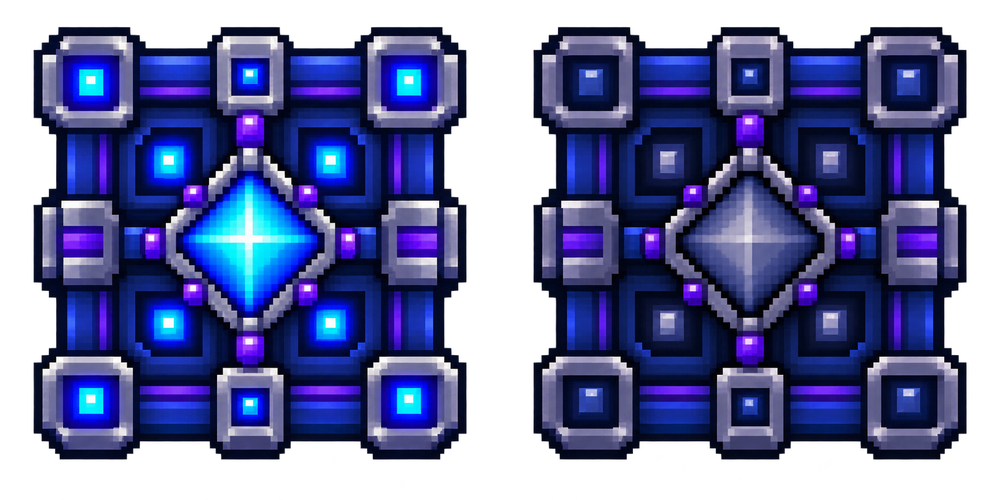
#> input picture brand-data/prompts/10-bloque-synt.png, 1000 x 500 px, shrunk from 1774 x 887 before the run, found by its file name
$ python inspect_synt.py
#> lines starting #> are read from the running program, lines starting #| are printed output that depends on the picture; after the words box and inside, x2 and y2 are one past the last pixel; in counts of white or black regions, pixels touching at a corner belong together; long printed decimals are rounded
from PIL import Image
import numpy as np

im = Image.open('brand-data/prompts/10-bloque-synt.png').convert('RGBA')
#> im is the input picture: PIL image 1000x500 RGBA; mean R, G, B, A 31.1, 37.1, 83.8, 175.1
print('10-bloque-synt size:', im.size)
#| 10-bloque-synt size: (1000, 500)
arr = np.array(im)
print('Alpha min/max/mean:', arr[:,:,3].min(), arr[:,:,3].max(), arr[:,:,3].mean())
#| Alpha min/max/mean: 0 255 175.106

# Find the bounding boxes of the active (left) and inactive (right) faces
from scipy.ndimage import label, find_objects
alpha = arr[:,:,3] > 30
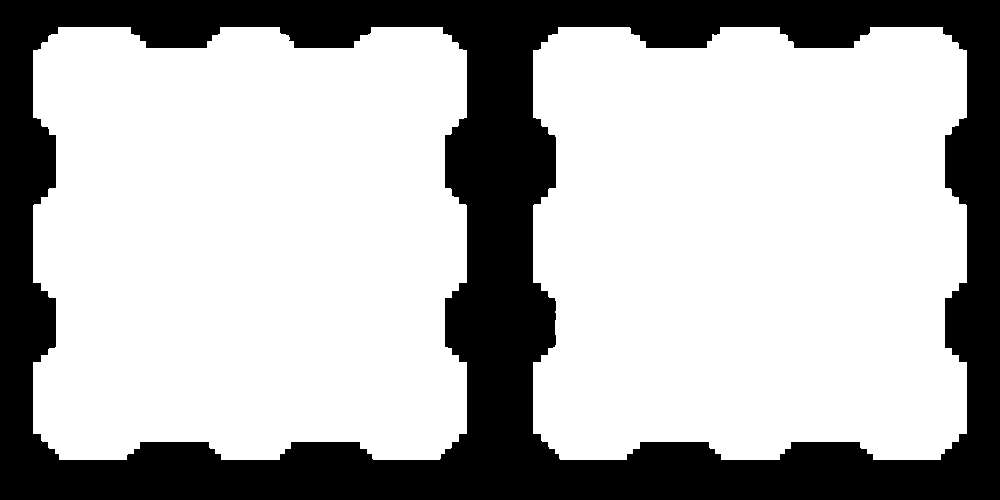
#> alpha: shape (500, 1000) bool; 69.7% white; 1 black region, box (x1, y1, x2, y2) and area: (0, 0, 1000, 500) 151492
lbl, n = label(alpha)
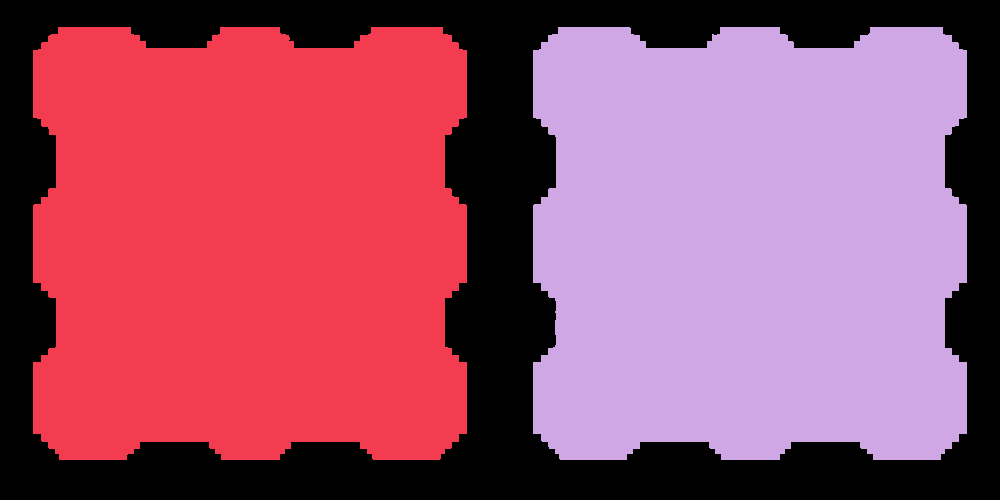
#> lbl: shape (500, 1000) int32; 3 distinct labels, from 0 to 2; one colour per label, 0 black
#> n = 2
objs = find_objects(lbl)
#> objs = 2 items
print(f'Found {n} objects in 10-bloque-synt')
#| Found 2 objects in 10-bloque-synt
for i, sl in enumerate(objs):
    sy, sx = sl
    w = sx.stop - sx.start
    h = sy.stop - sy.start
    if w >= 50 and h >= 50:
        print(f'  #{i}: box=({sx.start}, {sy.start}, {sx.stop}, {sy.stop}), size={w}x{h}')
#> this loop made 2 passes
#> (w, h) on passes 1 to 2: (434, 433), (434, 433)
#|   #0: box=(33, 27, 467, 460), size=434x433
#|   #1: box=(533, 27, 967, 460), size=434x433

$ run again, with brand-data/prompts/ChatGPT Image 29 ago 2026, 03_16_33 a.m..png copied over brand-data/prompts/10-bloque-synt.png
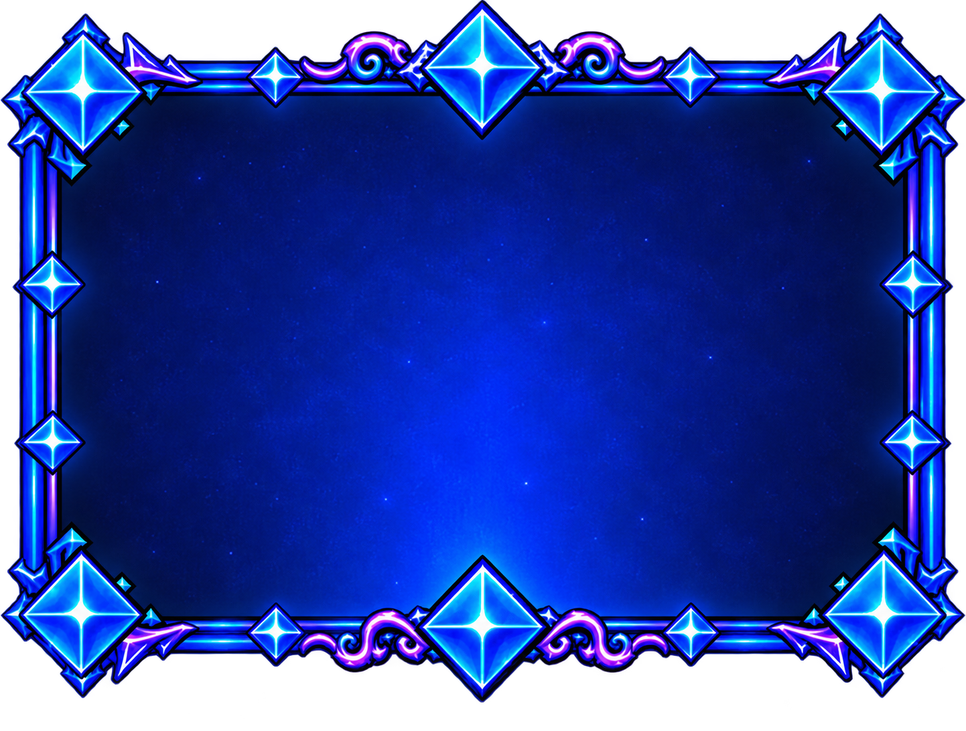
#> input picture brand-data/prompts/ChatGPT Image 29 ago 2026, 03_16_33 a.m..png, 966 x 731 px, shrunk from 1442 x 1091 before the run, found by its file name
#> im is the input picture: PIL image 966x731 RGBA; mean R, G, B, A 8.2, 31.9, 124.1, 204.9
#| 10-bloque-synt size: (966, 731)
#| Alpha min/max/mean: 0 255 204.908
#> `alpha = arr[:,:,3] > 30`:
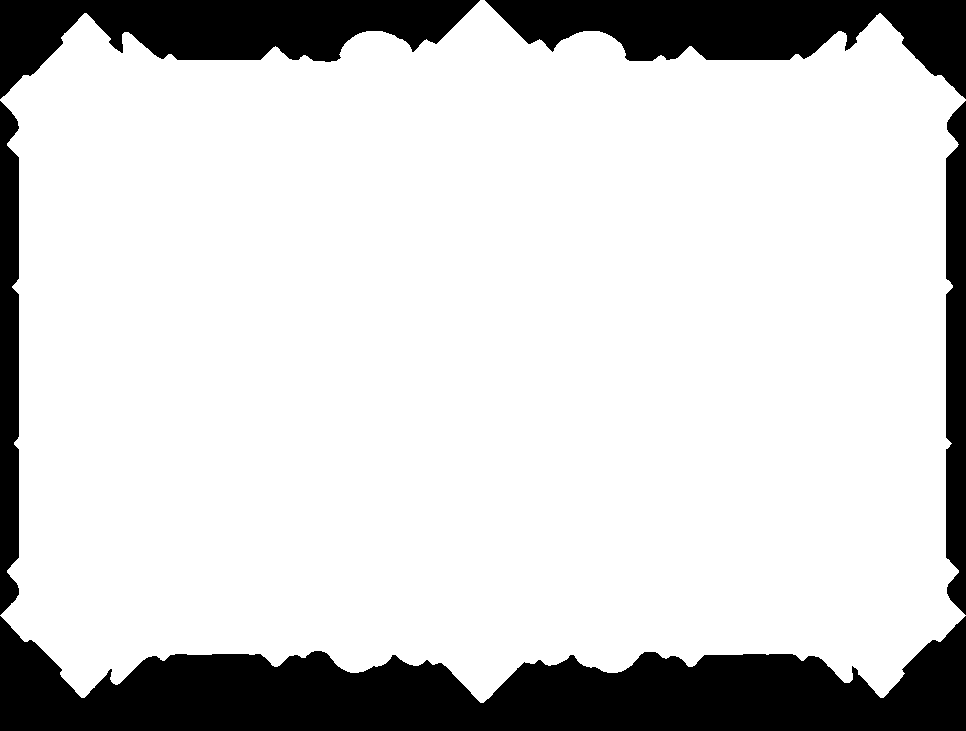
#> alpha: shape (731, 966) bool; 81.6% white; 5 black regions, box (x1, y1, x2, y2) and area: (0, 616, 966, 731) 65634, (485, 0, 966, 99) 23144, (0, 0, 480, 99) 23104, (946, 101, 966, 615) 9350, (0, 101, 19, 615) 8936
#> n = 1
#> objs = 1 item
#| Found 1 objects in 10-bloque-synt
#> the loop `for i, sl in enumerate(objs):` made 1 pass
#> (w, h) on pass 1: (966, 703)
#> (printed output is left out)
